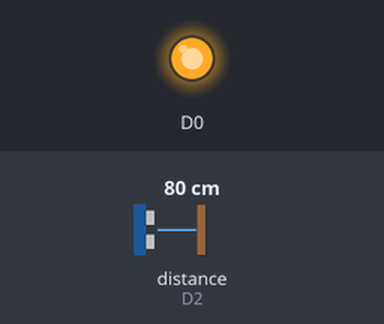
This sketch was run on a simulated ESP8266 (NodeMCU). On the bench: output pins drawn as LEDs (lit = HIGH). Inputs (shaded band) come from the test bench; at power-on: distance to the obstacle (sensor on D2) 80 cm. WiFi joins after 1.5 s; servers stay silent unless stated; what the sketch prints to the serial monitor is not drawn.

Above: at 0.3 s.
Timing chart, 0 to 1.8 s (numbered marks = the images above):
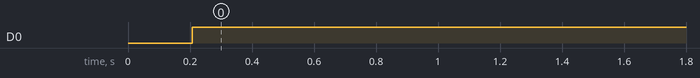

Measured:
- by itself, D0: LOW → HIGH at 0.21 s

The sketch:

Node1.ino
```cpp
#include <HCSR04.h>
#include <ESP8266WiFi.h>
#include <ESP8266mDNS.h>
#include <WiFiUdp.h>
#include <ArduinoOTA.h>
#include <ArduinoJson.h>


const char* ssid = "JioFarm";
const char* password = "farmtheland";

UltraSonicDistanceSensor distanceSensor(D1, D2);  // Initialize sensor that uses digital pins 13 and 12.
boolean pumpStatus = false;
WiFiClient wClient;

StaticJsonBuffer<1000> jsonOutputBuffer;
StaticJsonBuffer<1000> jsonInputBuffer;


String ServerIP = "192.168.225.200";
String inputBuffer;
int ServerPort = 3212;
void setup () {
    pinMode(D0,OUTPUT);
    WiFi.mode(WIFI_STA);
    WiFi.begin(ssid, password);
    WiFi.setAutoConnect(true);
    WiFi.setAutoReconnect(true);
    ArduinoOTA.setHostname("board1");
    ArduinoOTA.setPassword("thisboardofmine");


    ArduinoOTA.onStart([]() {
    String type;
    if (ArduinoOTA.getCommand() == U_FLASH) {
      type = "sketch";
    } else { // U_SPIFFS
      type = "filesystem";
    }

    // NOTE: if updating SPIFFS this would be the place to unmount SPIFFS using SPIFFS.end()
    Serial.println("Start updating " + type);
  });
  ArduinoOTA.onEnd([]() {
    Serial.println("\nEnd");
  });
  ArduinoOTA.onProgress([](unsigned int progress, unsigned int total) {
    Serial.printf("Progress: %u%%\r", (progress / (total / 100)));
  });
  ArduinoOTA.onError([](ota_error_t error) {
    Serial.printf("Error[%u]: ", error);
    if (error == OTA_AUTH_ERROR) {
      Serial.println("Auth Failed");
    } else if (error == OTA_BEGIN_ERROR) {
      Serial.println("Begin Failed");
    } else if (error == OTA_CONNECT_ERROR) {
      Serial.println("Connect Failed");
    } else if (error == OTA_RECEIVE_ERROR) {
      Serial.println("Receive Failed");
    } else if (error == OTA_END_ERROR) {
      Serial.println("End Failed");
    }
  });
  Serial.begin(9600);  // We initialize serial connection so that we could print values from sensor.

  ArduinoOTA.begin();
  Serial.println("Ready");
  Serial.print("IP address: ");
  Serial.println(WiFi.localIP());
  wClient.connect(ServerIP,ServerPort);

}

int second = 0;
float temperature_value;
void loop () {
    ArduinoOTA.handle();

    JsonObject &root = jsonOutputBuffer.createObject();
    // // Every 500 miliseconds, do a measurement using the sensor and print the distance in centimeters.
    root["control-valve-raft-tank-1"] = int(pumpStatus);
    int distance = 80 - (distanceSensor.measureDistanceCm());

    root["sensor-water-level-buffer-tank-1"] = int(distance);


    if(pumpStatus)
    {
      digitalWrite(D0,LOW);
    }
    else
    {
      digitalWrite(D0,HIGH);
    }


   delay(100);
   while(wClient.available())
   {
    char c = wClient.read();
    if(c=='~')
    {
      Serial.println(inputBuffer);
      JsonObject &input_json = jsonInputBuffer.parse(inputBuffer);
      if(input_json.success())
      {
      input_json.prettyPrintTo(Serial);
      pumpStatus = input_json["control-valve-raft-tank-1"];
      Serial.println("Updating Pump Status to "+String(pumpStatus));
      }
      else
      {
        Serial.println("Unable to parse json");
      }
      inputBuffer = "";
      jsonInputBuffer.clear();
    }
    else
    {
      inputBuffer += c;
    }

   }
   if(!wClient.connected())
   {
     if (! wClient.connect(ServerIP,ServerPort))
     {
      Serial.println("connection failed to "+ServerIP);
     }
     delay(1000);
   }
   else
   {
     root.printTo(wClient);
     wClient.print("~");
   }
    second++;
    jsonOutputBuffer.clear();
}
```
